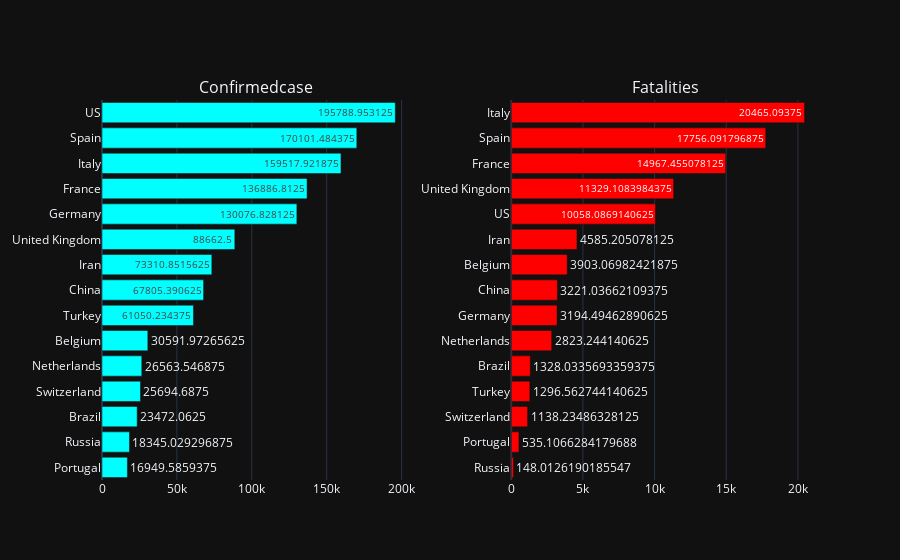

Here is the notebook cell this chart was saved with:
### Code cell
# Top 10 forecast result
top_country = test_df_predict.groupby('Country_Region')['Confirmedcase', 'Fatalities'].max().reset_index().sort_values(by='Confirmedcase',ascending=False).head(15)

# confirmed - Fatalities
fig_c = px.bar(top_country.sort_values('Confirmedcase'), x="Confirmedcase", y="Country_Region", 
               text='Confirmedcase', orientation='h', color_discrete_sequence = ['cyan'])

fig_d = px.bar(top_country.sort_values('Fatalities'), x="Fatalities", y="Country_Region", 
               text='Fatalities', orientation='h', color_discrete_sequence = ['red'])


fig = make_subplots(rows=1, cols=2, shared_xaxes=False, horizontal_spacing=0.14, vertical_spacing=0.08,
                    subplot_titles=('Confirmedcase', 'Fatalities'),)

fig.add_trace(fig_c['data'][0], row=1, col=1)
fig.add_trace(fig_d['data'][0], row=1, col=2)

### Figure 1 — Plotly figure (JSON) as saved in the notebook; plotly's stock layout.template omitted (floating-point values rounded to 4 significant figures)
{"data": [{"alignmentgroup": "True", "hoverlabel": {"namelength": 0}, "hovertemplate": "Confirmedcase=%{text}<br>Country_Region=%{y}", "legendgroup": "", "marker": {"color": "cyan"}, "name": "", "offsetgroup": "", "orientation": "h", "showlegend": false, "text": [16950.0, 18350.0, 23470.0, 25690.0, 26560.0, 30590.0, 61050.0, 67810.0, 73310.0, 88660.0, 130100.0, 136900.0, 159500.0, 170100.0, 195800.0], "textposition": "auto", "type": "bar", "x": [16950.0, 18350.0, 23470.0, 25690.0, 26560.0, 30590.0, 61050.0, 67810.0, 73310.0, 88660.0, 130100.0, 136900.0, 159500.0, 170100.0, 195800.0], "xaxis": "x", "y": ["Portugal", "Russia", "Brazil", "Switzerland", "Netherlands", "Belgium", "Turkey", "China", "Iran", "United Kingdom", "Germany", "France", "Italy", "Spain", "US"], "yaxis": "y"}, {"alignmentgroup": "True", "hoverlabel": {"namelength": 0}, "hovertemplate": "Fatalities=%{text}<br>Country_Region=%{y}", "legendgroup": "", "marker": {"color": "red"}, "name": "", "offsetgroup": "", "orientation": "h", "showlegend": false, "text": [148.0, 535.1, 1138.0, 1297.0, 1328.0, 2823.0, 3194.0, 3221.0, 3903.0, 4585.0, 10060.0, 11330.0, 14970.0, 17760.0, 20470.0], "textposition": "auto", "type": "bar", "x": [148.0, 535.1, 1138.0, 1297.0, 1328.0, 2823.0, 3194.0, 3221.0, 3903.0, 4585.0, 10060.0, 11330.0, 14970.0, 17760.0, 20470.0], "xaxis": "x2", "y": ["Russia", "Portugal", "Switzerland", "Turkey", "Brazil", "Netherlands", "Germany", "China", "Belgium", "Iran", "US", "United Kingdom", "France", "Spain", "Italy"], "yaxis": "y2"}], "layout": {"annotations": [{"font": {"size": 16}, "showarrow": false, "text": "Confirmedcase", "x": 0.215, "xanchor": "center", "xref": "paper", "y": 1, "yanchor": "bottom", "yref": "paper"}, {"font": {"size": 16}, "showarrow": false, "text": "Fatalities", "x": 0.785, "xanchor": "center", "xref": "paper", "y": 1, "yanchor": "bottom", "yref": "paper"}], "xaxis": {"anchor": "y", "domain": [0, 0.43]}, "xaxis2": {"anchor": "y2", "domain": [0.57, 1]}, "yaxis": {"anchor": "x", "domain": [0, 1]}, "yaxis2": {"anchor": "x2", "domain": [0, 1]}}}
